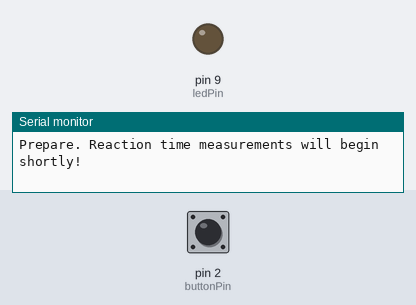
The sketch below on a simulated Arduino Uno, built with avr-gcc and run on an emulated ATmega328P. On the bench: output pins drawn as LEDs (lit = HIGH), the last lines printed to the serial monitor. The test bench sets the inputs (shaded band); at power-on: pin 2 (buttonPin) HIGH. Random numbers use the default seed unless the sketch sets one.

Above: at 7.3 s.
7.4 s: pin 2 (buttonPin) pulled LOW for 0.15 s
At 7.47 s:
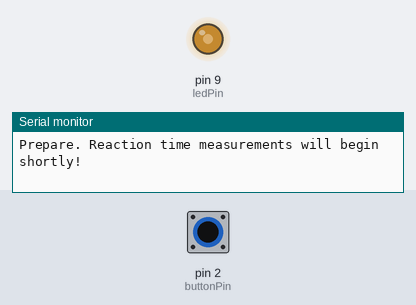
9.0 s: pin 2 (buttonPin) pulled LOW for 3.2 s
At 12.9 s:
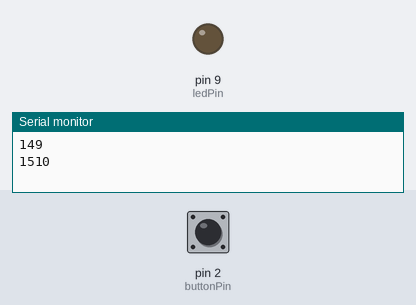
Timing chart, 0 to 14.4 s (numbered marks = the images above; inputs shaded):
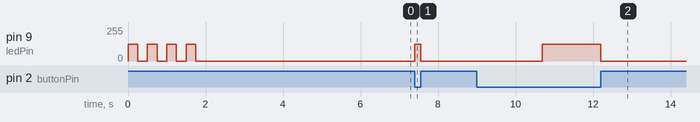

The sketch:

led_reaction.ino
```cpp
// LED variables
int ledPin = 9;
int ledBrightness = 125;
int ledState = LOW;

// Button variables
int buttonPin = 2;
int buttonState = LOW;

// Time variables
long randDelay;
long newT;
long oldT;
long deltaT;

void setup() {
  // put your setup code here, to run once:

  // initialize analog pin as an output
  pinMode(ledPin, OUTPUT);

  // initialize button pin as an input
  pinMode(buttonPin, INPUT);

  Serial.begin(9600);

  Serial.println("Prepare. Reaction time measurements will begin shortly!");
  for(int i=0; i<=3; i++) {

    analogWrite(ledPin, ledBrightness);
    delay(250);
    analogWrite(ledPin, 0);
    delay(250);

  }

  // Create a random time seed for the random number generation
  // then delay a random amount of time
  randomSeed(analogRead(A0));
  randDelay = random(3000, 6000);
  delay(randDelay);

}

void loop() {
  // put your main code here, to run repeatedly:

  // Always check to see if button is being pressed.
  buttonState = digitalRead(buttonPin);

  // Criteria for trial start.
  if (ledState == LOW && buttonState == LOW) {

    // Turn LED on and record time, trial has begun
    analogWrite(ledPin, ledBrightness);
    oldT = millis();
    ledState = HIGH;

  }

  // Criteria for trial end.
  if (ledState == HIGH && buttonState == HIGH) {

    // Record time when button was pressed and turn off LED
    newT = millis();
    analogWrite(ledPin, 0);

    // Print to console the time difference between LED on and off
    deltaT = newT - oldT;
    Serial.println(deltaT);

    // Reset trial and wait a random amount of time for next trial
    ledState = LOW;
    randDelay = random(3000, 6000);
    delay(randDelay);
  }

}
```

Measured:
- after the input at 7.4 s, pin 9 (ledPin): 0/255 → 125/255 at once, → 0/255 0.15 s later
- after the input at 9.0 s, pin 9 (ledPin): 0/255 → 125/255 after 1.7 s, → 0/255 1.5 s later
